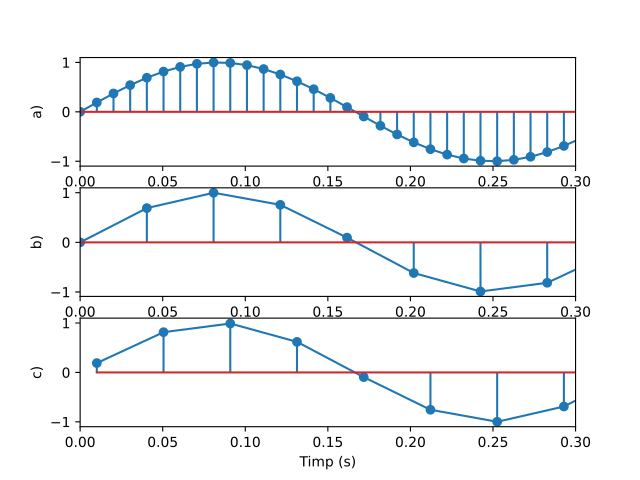

The script that saved this image:
import matplotlib.pyplot as plt 
import numpy as np

import scipy.io.wavfile
import scipy.signal
import sounddevice as sd

# Frecventa de esantionare mentionata in ghid
fs = 44100

def signal(x):
    return  np.sin(2 * np.pi * 3 * x)

fig,axs = plt.subplots(3)

t = np.linspace(0,1,100)



    
axs[0].plot(t,signal(t))
axs[0].stem(t,signal(t))
axs[0].set_ylabel("a)")
axs[0].set_xlim([0,0.3])
axs[1].plot(t[::4],signal(t)[::4])
axs[1].stem(t[::4],signal(t)[::4])
axs[1].set_ylabel("b)")
axs[1].set_xlim([0,0.3])
axs[2].plot(t[1::4],signal(t)[1::4] )
axs[2].stem(t[1::4],signal(t)[1::4] )
axs[2].set_ylabel("c)")
axs[2].set_xlim([0,0.3])

plt.xlabel("Timp (s)")
plt.savefig("lab02/ex7.pdf")
plt.show()

# Toate semnalele arata la fel
